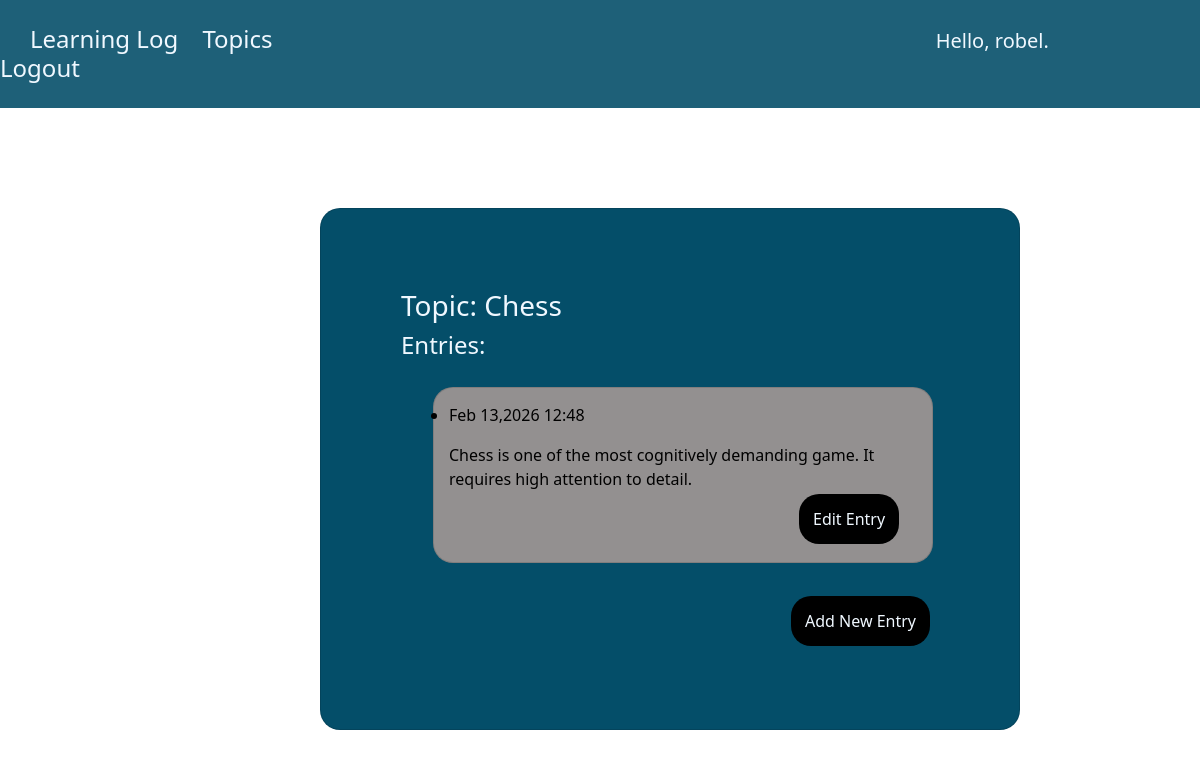
/topic/1 (signed in), run on an earlier commit of the app's database.
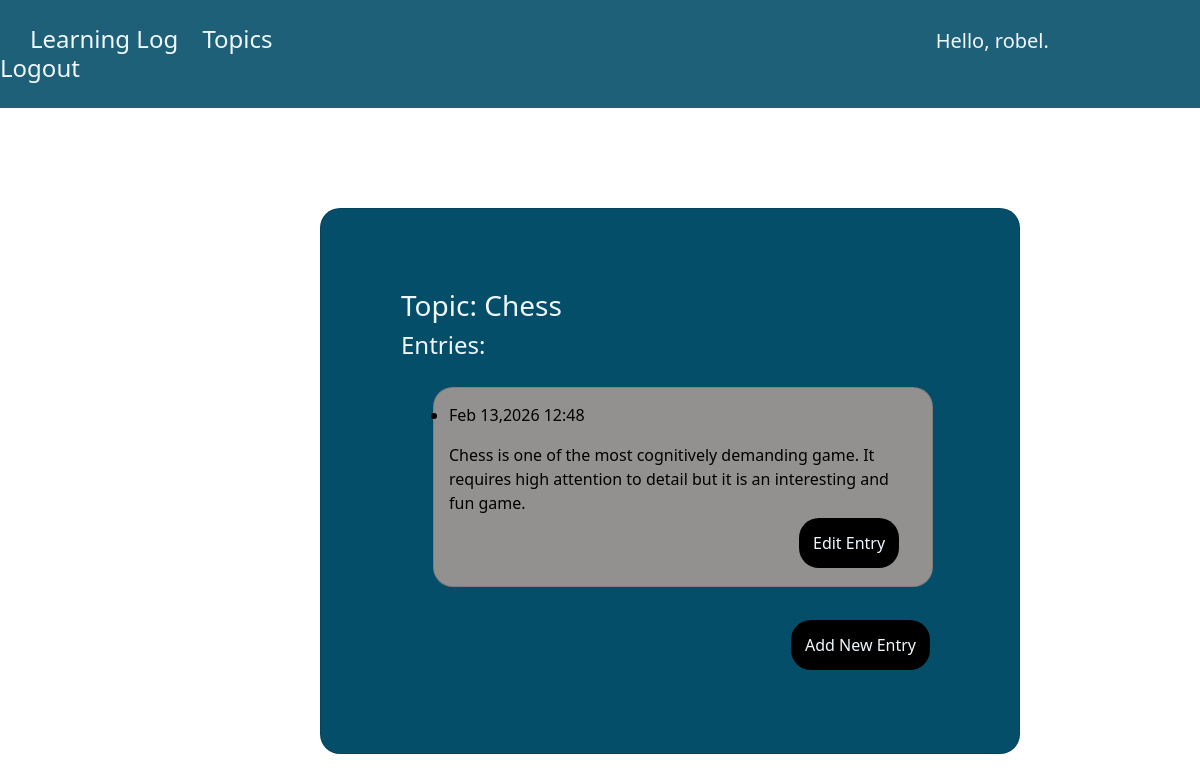
And on a later commit of the database.
### learning_log/models.py (models this page shows, shortened)
class Topic(models.Model):
    text = models.CharField(max_length=200)
    date_added = models.DateTimeField(auto_now_add=True)
    owner = models.ForeignKey(User, on_delete=models.CASCADE)
    def __str__(self):
        return self.text

class Entry(models.Model):
    topic = models.ForeignKey(Topic, on_delete = models.CASCADE)
    text = models.TextField()
    date_added = models.DateTimeField(auto_now_add=True)
    class Meta:
        verbose_name_plural = 'entries'

### learning_log/views.py (the view)
# urls.py: path('topic/<int:topic_id>', views.topic, name='topic'),
@login_required
def topic(request, topic_id):
    topic = Topic.objects.get(id = topic_id)
    if topic.owner != request.user:
        raise Http404
    entries = topic.entry_set.order_by('-date_added')
    context = {'topic' : topic, 'entries' : entries}
    return render(request, 'learning_log/topic.html', context)

### learning_log/templates/learning_log/topic.html
{% extends 'learning_log/base.html' %}
{% block content %}
<div style="margin-left: 320px; margin-bottom: 30px;" class="card" id="topic-card">
    <h3>Topic: {{ topic }}</h3>
    <h4>Entries:</h4>
    <ul>
        {% for entry in entries %}
        <div class="card" id="entry-list" style="margin-top: 20px;">
            <li style="color: black;">
                <p>{{ entry.date_added|date:'M d,Y H:i'}}</p>
                <p>{{ entry.text|linebreaks }}</p>
                <p>
                    <a href="{% url 'learning_log:edit_entry' entry.id %}" id="edit-entry-button">Edit Entry</a>
                </p>
            </li>
        </div>
        {% empty %}
            <li>
                There are no entries for this topic yet.
            </li>
        {% endfor %}
    </ul>
    <p style="margin-top: 30px;">
        <a href="{% url 'learning_log:new_entry' topic.id %}" id="add-new-entry-button">Add New Entry</a>
    </p>
</div>
{% endblock content %}

### learning_log/templates/learning_log/base.html (shortened to what this page needs)
{% load static %}
<!DOCTYPE html>
<html lang="en">
<head>
  <link href="https://cdn.jsdelivr.net/npm/bootstrap@5.0.2/dist/css/bootstrap.min.css" rel="stylesheet">
  <link href="{% static 'learning_log/css/styles.css' %}" rel="stylesheet">
</head>
<body class="body">
  <header>
    <nav>
      <h4><a href="{% url 'learning_log:home' %}" style="margin-left: 30px;">Learning Log</a></h4>
      <h4><a href="{% url 'learning_log:topics' %}" style="margin-right: 659px; margin-left: 20px;">Topics</a></h4>
    {% if user.is_authenticated %}
      <h5 style="margin-right: 20px; color:aliceblue">Hello, {{ user.username }}.</h5>
      <h4><a href="{% url 'users:logout' %}">Logout</a></h4>
    {% else %}
      <h4><a href="{% url 'users:register' %}">Register</a></h4>
      <h4><a href="{% url 'users:login' %}" style="margin-left: 10px;">Login</a></h4>
    {% endif %}
    </nav>
  </header>
{% block content %}{% endblock content %}
</body>
</html>

### learning_log/static/learning_log/css/styles.css (style rules this page uses)
.body { background-image: url('../images/books.jpg'); background-size: cover; background-attachment: fixed; background-position: center; }
h4 { display: inline; }
h5 { display: inline; }
a { color: aliceblue; text-decoration: none; }
nav { background-color:rgb(30, 96, 120); padding-right: 70px; padding-top: 25px; padding-bottom: 25px; }
#topic-card { width: 700px; background-color: rgb(4, 78, 105); ; padding: 80px; border-radius: 20px; color: aliceblue; margin-top: 100px; margin-left: 400px; }
#entry-list { background-color: rgb(147, 144, 144); border-radius: 20px; padding: 15px; width: 500px; }
#add-new-entry-button { background-color: black; padding: 14px; border-radius: 20px; width:200px; margin-left: 390px; }
#edit-entry-button { background-color: black; padding: 14px; border-radius: 20px; width:200px; margin-left: 350px; }

What changed in the data, as far as the page shows it:
changed Entry: text "Chess is one of the most cognitively demanding game. It requires high attention to detail." → "Chess is one of the most cognitively demanding game. It requires high attention to detail but it is an interesting and fun game."
